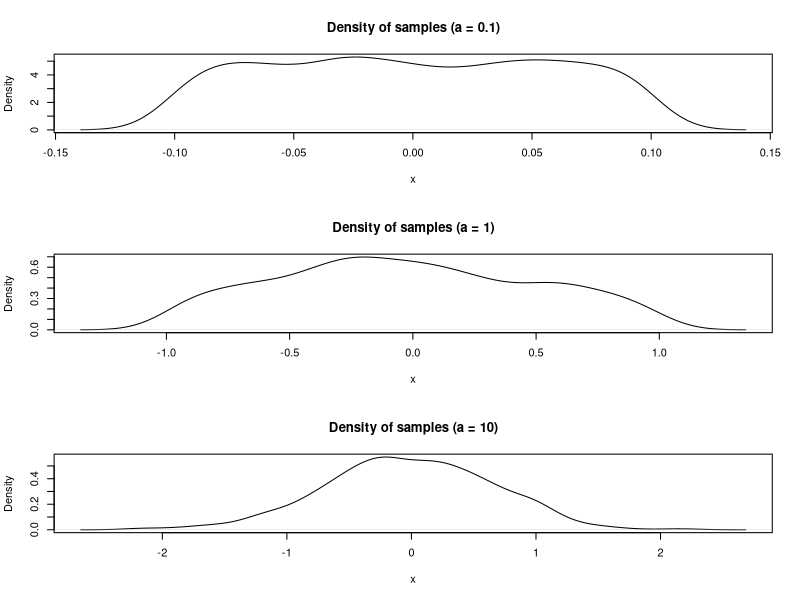

Generate this figure with R:
# statistical inference 2
# sheet 1 exercise 1.2
# Topics: rejection sampling, importance sampling,
#         Monte Carlo integration, standard errors


set.seed(1)


# ---- (a) ----
# Implement rejection sampling for f(x) ∝ exp(-x^2) on [-a, a]
# using Uniform(-a, a) as proposal.

rejection_sampler <- function(n_samples, a) {

  samples <- numeric(n_samples)
  n_accepted <- 0
  n_proposals <- 0

  while (n_accepted < n_samples) {

    # proposal draw Y ~ Uniform(-a, a)
    y <- runif(1, -a, a)

    # since M = 2a, the acceptance probability simplifies to exp(-y^2)
    accept <- runif(1) <= exp(-y^2)

    n_proposals <- n_proposals + 1

    if (accept) {
      n_accepted <- n_accepted + 1
      samples[n_accepted] <- y
    }
  }

  list(
    samples = samples,
    acceptance_rate = n_samples / n_proposals
  )
}



# ---- (b) ----
# Draw n = 1000 samples for a = 0.1, 1, and 10
# and compare their empirical densities.

n <- 1000

result_01 <- rejection_sampler(n, a = 0.1)
result_1  <- rejection_sampler(n, a = 1)
result_10 <- rejection_sampler(n, a = 10)


# Acceptance rates
c(
  a_0.1 = result_01$acceptance_rate,
  a_1   = result_1$acceptance_rate,
  a_10  = result_10$acceptance_rate
)


# Empirical densities
par(mfrow = c(3, 1))

plot(
  density(result_01$samples),
  main = "Density of samples (a = 0.1)",
  xlab = "x",
  ylab = "Density"
)

plot(
  density(result_1$samples),
  main = "Density of samples (a = 1)",
  xlab = "x",
  ylab = "Density"
)

plot(
  density(result_10$samples),
  main = "Density of samples (a = 10)",
  xlab = "x",
  ylab = "Density"
)

par(mfrow = c(1, 1))


# As a increases, the bell shape becomes more visible,
# while the rejection sampler becomes less efficient.



# ---- (c) ----
# Use importance sampling to estimate
# I_a = integral from -a to a of cos(x) / (1 + x^2).

h <- function(x) {
  cos(x) / (1 + x^2)
}


importance_sampler <- function(n_samples, a) {

  # draw X_i from q(x) ∝ exp(-x^2) using part (a)
  draw <- rejection_sampler(n_samples, a)
  x <- draw$samples

  # q must be normalized for importance sampling
  C <- integrate(
    function(x) exp(-x^2),
    lower = -a,
    upper = a
  )$value

  q <- function(x) {
    exp(-x^2) / C
  }

  # importance contributions Z_i = h(X_i) / q(X_i)
  z <- h(x) / q(x)

  list(
    estimate = mean(z),
    standard_error = sd(z) / sqrt(n_samples)
  )
}


# Example: estimate I_a for a = 1
a <- 1

result <- importance_sampler(
  n_samples = n,
  a = a
)

result$estimate


# Numerical value for comparison
true_value <- integrate(
  h,
  lower = -a,
  upper = a
)$value

true_value



# ---- (d) ----
# Compute the estimated standard error of the importance-sampling estimator.
#
# With Z_i = h(X_i) / q(X_i),
# I_hat is the sample mean of the Z_i, so
# SE_hat = sd(Z_i) / sqrt(n).

result$standard_error
